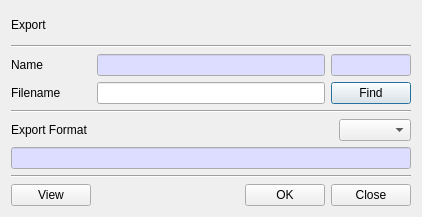
<?xml version="1.0" encoding="UTF-8"?>
<ui version="4.0">
 <class>ExportDlg</class>
 <widget class="QDialog" name="ExportDlg">
  <property name="geometry">
   <rect>
    <x>0</x>
    <y>0</y>
    <width>420</width>
    <height>217</height>
   </rect>
  </property>
  <property name="windowTitle">
   <string>Export Window</string>
  </property>
  <layout class="QVBoxLayout" name="verticalLayout">
   <item>
    <layout class="QGridLayout" name="gridLayout">
     <item row="0" column="0">
      <widget class="QLabel" name="mTitleLabel">
       <property name="text">
        <string>Export</string>
       </property>
      </widget>
     </item>
    </layout>
   </item>
   <item>
    <widget class="Line" name="line">
     <property name="orientation">
      <enum>Qt::Horizontal</enum>
     </property>
    </widget>
   </item>
   <item>
    <layout class="QGridLayout" name="gridLayout_6">
     <property name="topMargin">
      <number>0</number>
     </property>
     <item row="0" column="1">
      <widget class="QLineEdit" name="mNameText">
       <property name="palette">
        <palette>
         <active>
          <colorrole role="Base">
           <brush brushstyle="SolidPattern">
            <color alpha="255">
             <red>221</red>
             <green>221</green>
             <blue>255</blue>
            </color>
           </brush>
          </colorrole>
         </active>
         <inactive>
          <colorrole role="Base">
           <brush brushstyle="SolidPattern">
            <color alpha="255">
             <red>221</red>
             <green>221</green>
             <blue>255</blue>
            </color>
           </brush>
          </colorrole>
         </inactive>
         <disabled/>
        </palette>
       </property>
       <property name="readOnly">
        <bool>true</bool>
       </property>
      </widget>
     </item>
     <item row="0" column="0">
      <widget class="QLabel" name="label_2">
       <property name="minimumSize">
        <size>
         <width>80</width>
         <height>0</height>
        </size>
       </property>
       <property name="text">
        <string>Name</string>
       </property>
      </widget>
     </item>
     <item row="0" column="2">
      <widget class="QLineEdit" name="mAlgText">
       <property name="minimumSize">
        <size>
         <width>80</width>
         <height>0</height>
        </size>
       </property>
       <property name="maximumSize">
        <size>
         <width>80</width>
         <height>16777215</height>
        </size>
       </property>
       <property name="palette">
        <palette>
         <active>
          <colorrole role="Base">
           <brush brushstyle="SolidPattern">
            <color alpha="255">
             <red>221</red>
             <green>221</green>
             <blue>255</blue>
            </color>
           </brush>
          </colorrole>
         </active>
         <inactive>
          <colorrole role="Base">
           <brush brushstyle="SolidPattern">
            <color alpha="255">
             <red>221</red>
             <green>221</green>
             <blue>255</blue>
            </color>
           </brush>
          </colorrole>
         </inactive>
         <disabled/>
        </palette>
       </property>
       <property name="readOnly">
        <bool>true</bool>
       </property>
      </widget>
     </item>
    </layout>
   </item>
   <item>
    <layout class="QHBoxLayout" name="horizontalLayout">
     <item>
      <widget class="QLabel" name="label_3">
       <property name="minimumSize">
        <size>
         <width>80</width>
         <height>0</height>
        </size>
       </property>
       <property name="text">
        <string>Filename</string>
       </property>
      </widget>
     </item>
     <item>
      <widget class="QLineEdit" name="mFilenameText"/>
     </item>
     <item>
      <widget class="QPushButton" name="mFindFilenameBtn">
       <property name="text">
        <string>Find</string>
       </property>
      </widget>
     </item>
    </layout>
   </item>
   <item>
    <widget class="Line" name="line_3">
     <property name="orientation">
      <enum>Qt::Horizontal</enum>
     </property>
    </widget>
   </item>
   <item>
    <layout class="QGridLayout" name="gridLayout_4">
     <item row="0" column="0">
      <widget class="QLabel" name="label_4">
       <property name="text">
        <string>Export Format</string>
       </property>
      </widget>
     </item>
     <item row="0" column="2">
      <widget class="QComboBox" name="mFormatCombo"/>
     </item>
     <item row="0" column="1">
      <spacer name="horizontalSpacer_2">
       <property name="orientation">
        <enum>Qt::Horizontal</enum>
       </property>
       <property name="sizeHint" stdset="0">
        <size>
         <width>40</width>
         <height>20</height>
        </size>
       </property>
      </spacer>
     </item>
    </layout>
   </item>
   <item>
    <layout class="QGridLayout" name="gridLayout_5">
     <item row="0" column="0">
      <widget class="QLineEdit" name="mFormatInfoText">
       <property name="minimumSize">
        <size>
         <width>400</width>
         <height>0</height>
        </size>
       </property>
       <property name="palette">
        <palette>
         <active>
          <colorrole role="Base">
           <brush brushstyle="SolidPattern">
            <color alpha="255">
             <red>221</red>
             <green>221</green>
             <blue>255</blue>
            </color>
           </brush>
          </colorrole>
         </active>
         <inactive>
          <colorrole role="Base">
           <brush brushstyle="SolidPattern">
            <color alpha="255">
             <red>221</red>
             <green>221</green>
             <blue>255</blue>
            </color>
           </brush>
          </colorrole>
         </inactive>
         <disabled/>
        </palette>
       </property>
       <property name="readOnly">
        <bool>true</bool>
       </property>
      </widget>
     </item>
    </layout>
   </item>
   <item>
    <widget class="Line" name="line_2">
     <property name="orientation">
      <enum>Qt::Horizontal</enum>
     </property>
    </widget>
   </item>
   <item>
    <layout class="QGridLayout" name="gridLayout_2">
     <item row="0" column="3">
      <widget class="QPushButton" name="mCloseBtn">
       <property name="text">
        <string>Close</string>
       </property>
      </widget>
     </item>
     <item row="0" column="1">
      <spacer name="horizontalSpacer">
       <property name="orientation">
        <enum>Qt::Horizontal</enum>
       </property>
       <property name="sizeHint" stdset="0">
        <size>
         <width>40</width>
         <height>20</height>
        </size>
       </property>
      </spacer>
     </item>
     <item row="0" column="2">
      <widget class="QPushButton" name="mOKBtn">
       <property name="text">
        <string>OK</string>
       </property>
      </widget>
     </item>
     <item row="0" column="0">
      <widget class="QPushButton" name="mViewBtn">
       <property name="text">
        <string>View</string>
       </property>
      </widget>
     </item>
    </layout>
   </item>
  </layout>
 </widget>
 <tabstops>
  <tabstop>mNameText</tabstop>
  <tabstop>mAlgText</tabstop>
  <tabstop>mFilenameText</tabstop>
  <tabstop>mFindFilenameBtn</tabstop>
  <tabstop>mFormatCombo</tabstop>
  <tabstop>mFormatInfoText</tabstop>
  <tabstop>mViewBtn</tabstop>
  <tabstop>mOKBtn</tabstop>
  <tabstop>mCloseBtn</tabstop>
 </tabstops>
 <resources/>
 <connections/>
</ui>
